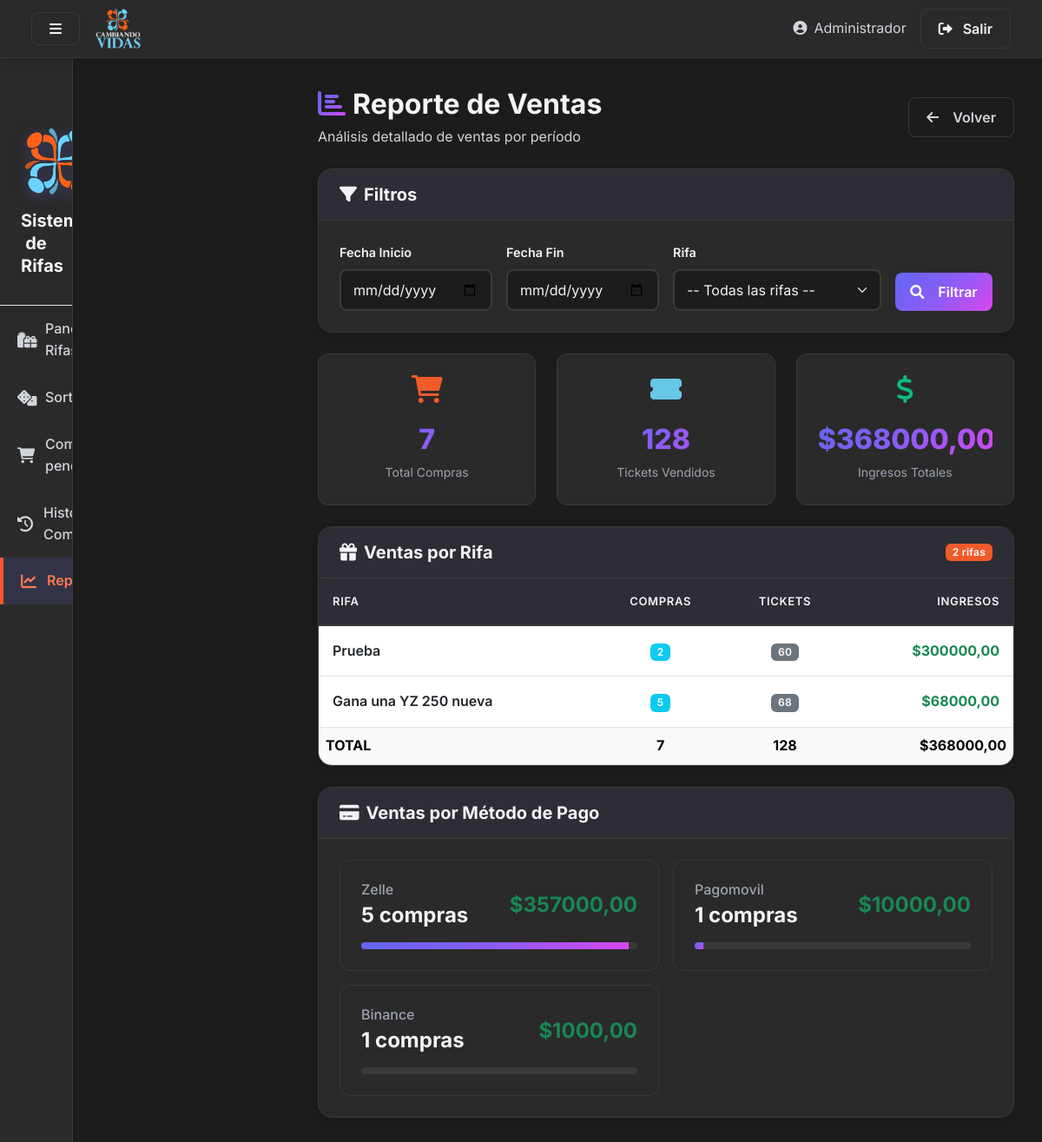
The page /app2/reportes/ventas/ (signed in) on the database its author committed.
### app1/models.py (models this page shows, shortened)
class Rifa(models.Model):
    titulo = models.CharField(max_length=200)
    descripcion = models.TextField(blank=True)
    fecha_sorteo = models.DateField()
    total_tickets = models.PositiveIntegerField(default=100)
    precio = models.DecimalField(max_digits=10, decimal_places=2, default=0)
    winner_ticket = models.ForeignKey('Ticket', null=True, blank=True, on_delete=models.SET_NULL, related_name='won_rifa')
    class Meta:
        ordering = ['-fecha_sorteo', 'titulo']

class Compra(models.Model):
    ESTADO_CHOICES = [
        ('PENDIENTE', 'Pendiente'),
        ('CONFIRMADO', 'Confirmado'),
        ('RECHAZADO', 'Rechazado'),
    ]
    rifa = models.ForeignKey(Rifa, related_name='compras', on_delete=models.CASCADE)
    participante = models.ForeignKey(Participante, related_name='compras', on_delete=models.CASCADE)
    cantidad = models.PositiveIntegerField()
    monto = models.DecimalField(max_digits=12, decimal_places=2, default=0)
    metodo_pago = models.CharField(max_length=100, blank=True)
    comprobante = models.ImageField(upload_to='comprobantes/', blank=True, null=True)
    referencia = models.CharField(max_length=200, blank=True)
    estado = models.CharField(max_length=20, choices=ESTADO_CHOICES, default='PENDIENTE')
    creado_en = models.DateTimeField(auto_now_add=True)

### app2/views.py (the view, shortened to what this page needs)
# urls.py: path('reportes/ventas/', views.reporte_ventas, name='reporte_ventas'),
def reporte_ventas(request):
    user_id = request.session.get('user_admin_id')
    if not user_id:
        messages.error(request, 'Debe iniciar sesión primero')
        return redirect('login')
    fecha_inicio = request.GET.get('fecha_inicio')
    fecha_fin = request.GET.get('fecha_fin')
    rifa_id = request.GET.get('rifa_id')
    if fecha_inicio:
        from datetime import datetime
        try:
            fecha_inicio = datetime.strptime(fecha_inicio, '%Y-%m-%d')
        except ValueError:
            fecha_inicio = None
    reporte = admin_crud.obtener_reporte_ventas(
        fecha_inicio=fecha_inicio,
        fecha_fin=fecha_fin,
        rifa_id=rifa_id
    )
    rifas = Rifa.objects.all().order_by('-fecha_sorteo')
    context = {
        'reporte': reporte,
        'rifas': rifas,
        'filtros': {
            'fecha_inicio': request.GET.get('fecha_inicio', ''),
            'fecha_fin': request.GET.get('fecha_fin', ''),
            'rifa_id': rifa_id
        }
    }
    return render(request, 'reporte_ventas.html', context)

### app2/templates/reporte_ventas.html (shortened to what this page needs)
{% load static %}
<!DOCTYPE html>
<html lang="es">
<head>
    <link href="https://cdn.jsdelivr.net/npm/bootstrap@5.3.0/dist/css/bootstrap.min.css" rel="stylesheet">
    <link rel="stylesheet" href="https://cdnjs.cloudflare.com/ajax/libs/font-awesome/6.0.0/css/all.min.css">
    <link rel="stylesheet" href="{% static 'css/paneles-style.css' %}">
</head>
<body>
    <nav class="navbar navbar-expand-lg navbar-dark">
      <div class="container-fluid">
        <button class="btn btn-outline-light me-3" id="sidebarToggle">
          <i class="fas fa-bars"></i>
        </button>
        <img src="{% static 'images/cambiando-vidas.png' %}" alt="Logo" height="50" class="me-2">
        <div class="ms-auto d-flex align-items-center">
          <span class="text-secondary me-3 d-none d-md-inline">
            <i class="fas fa-user-circle me-2"></i>Administrador
          </span>
          <a href="{% url 'login' %}" class="btn btn-outline-light">
            <i class="fas fa-sign-out-alt"></i>
            <span class="d-none d-md-inline ms-1">Salir</span>
          </a>
        </div>
      </div>
    </nav>
    <div class="d-flex" id="wrapper" style="min-height:100vh;">
      <div id="sidebar-wrapper">
        <div class="sidebar-heading border-bottom">
          <img src="{% static 'images/logo-img.png' %}" alt="Logo" width="80" class="mb-2">
          <h5>Sistema de Rifas</h5>
        </div>
        <div class="list-group list-group-flush">
          <a href="{% url 'control' %}" class="list-group-item">
            <i class="fas fa-gifts"></i>
            <span>Panel Rifas</span>
          </a>
          <a href="{% url 'sorteos' %}" class="list-group-item">
            <i class="fas fa-dice"></i>
            <span>Sorteos</span>
          </a>
          <a href="{% url 'compras' %}" class="list-group-item">
            <i class="fas fa-shopping-cart"></i>
            <span>Compras pendientes</span>
          </a>
          <a href="{% url 'historial_compras' %}" class="list-group-item">
            <i class="fas fa-history"></i>
            <span>Historial Compras</span>
          </a>
          <a href="{% url 'reportes' %}" class="list-group-item active">
            <i class="fas fa-chart-line"></i>
            <span>Reportes</span>
          </a>
        </div>
      </div>
      <div class="flex-grow-1" id="page-content-wrapper">
        <div class="mb-4 d-flex justify-content-between align-items-center">
          <div>
            <h2 class="mb-1">
              <i class="fas fa-chart-bar me-2 text-gradient"></i>Reporte de Ventas
            </h2>
            <p class="text-secondary mb-0">Análisis detallado de ventas por período</p>
          </div>
          <a href="{% url 'reportes' %}" class="btn btn-outline-secondary">
            <i class="fas fa-arrow-left me-2"></i>Volver
          </a>
        </div>
        <div class="card mb-4">
          <div class="card-header">
            <h5 class="mb-0"><i class="fas fa-filter me-2"></i>Filtros</h5>
          </div>
          <div class="card-body">
            <form method="get" id="filtroForm">
              <div class="row g-3">
                <div class="col-md-3">
                  <label class="form-label">Fecha Inicio</label>
                  <input type="date" name="fecha_inicio" class="form-control"
                         value="{{ filtros.fecha_inicio }}">
                </div>
                <div class="col-md-3">
                  <label class="form-label">Fecha Fin</label>
                  <input type="date" name="fecha_fin" class="form-control"
                         value="{{ filtros.fecha_fin }}">
                </div>
                <div class="col-md-4">
                  <label class="form-label">Rifa</label>
                  <select name="rifa_id" class="form-select">
                    <option value="">-- Todas las rifas --</option>
                  </select>
                </div>
                <div class="col-md-2 d-flex align-items-end">
                  <button type="submit" class="btn btn-primary w-100">
                    <i class="fas fa-search me-2"></i>Filtrar
                  </button>
                </div>
              </div>
            </form>
          </div>
        </div>
        <div class="row g-4 mb-4">
          <div class="col-md-4">
            <div class="stat-card text-center">
              <i class="fas fa-shopping-cart fa-2x mb-3" style="color: var(--primary);"></i>
              <div class="stat-number">{{ reporte.totales.total_compras|default:0 }}</div>
              <small class="text-muted">Total Compras</small>
            </div>
          </div>
          <div class="col-md-4">
            <div class="stat-card text-center">
              <i class="fas fa-ticket-alt fa-2x mb-3" style="color: var(--secondary);"></i>
              <div class="stat-number">{{ reporte.totales.total_tickets|default:0 }}</div>
              <small class="text-muted">Tickets Vendidos</small>
            </div>
          </div>
          <div class="col-md-4">
            <div class="stat-card text-center">
              <i class="fas fa-dollar-sign fa-2x mb-3" style="color: var(--accent-success);"></i>
              <div class="stat-number">${{ reporte.totales.total_ingresos|default:0|floatformat:2 }}</div>
              <small class="text-muted">Ingresos Totales</small>
            </div>
          </div>
        </div>
        <div class="card mb-4">
          <div class="card-header d-flex justify-content-between align-items-center">
            <h5 class="mb-0"><i class="fas fa-gift me-2"></i>Ventas por Rifa</h5>
            <span class="badge bg-primary">{{ reporte.por_rifa|length }} rifas</span>
          </div>
          <div class="card-body p-0">
            <div class="table-responsive">
              <table class="table table-hover mb-0">
                <thead>
                  <tr>
                    <th>Rifa</th>
                    <th class="text-center">Compras</th>
                    <th class="text-center">Tickets</th>
                    <th class="text-end">Ingresos</th>
                  </tr>
                </thead>
                <tbody>
                  {% for item in reporte.por_rifa %}
                  <tr>
                    <td class="fw-semibold">{{ item.rifa__titulo }}</td>
                    <td class="text-center">
                      <span class="badge bg-info">{{ item.compras }}</span>
                    </td>
                    <td class="text-center">
                      <span class="badge bg-secondary">{{ item.tickets_vendidos }}</span>
                    </td>
                    <td class="text-end fw-bold text-success">
                      ${{ item.ingresos|floatformat:2 }}
                    </td>
                  </tr>
                  {% endfor %}
                </tbody>
                {% if reporte.por_rifa %}
                <tfoot class="table-light">
                  <tr>
                    <th>TOTAL</th>
                    <th class="text-center">{{ reporte.totales.total_compras }}</th>
                    <th class="text-center">{{ reporte.totales.total_tickets }}</th>
                    <th class="text-end">${{ reporte.totales.total_ingresos|floatformat:2 }}</th>
                  </tr>
                </tfoot>
                {% endif %}
              </table>
            </div>
          </div>
        </div>
        <div class="card">
          <div class="card-header">
            <h5 class="mb-0"><i class="fas fa-credit-card me-2"></i>Ventas por Método de Pago</h5>
          </div>
          <div class="card-body">
            {% if reporte.por_metodo %}
            <div class="row g-3">
              {% for metodo in reporte.por_metodo %}
              <div class="col-md-6">
                <div class="stat-card">
                  <div class="d-flex justify-content-between align-items-center">
                    <div>
                      <h6 class="text-muted mb-1">{{ metodo.metodo_pago }}</h6>
                      <h4 class="mb-0">{{ metodo.compras }} compras</h4>
                    </div>
                    <div class="text-end">
                      <h4 class="mb-0 text-success">${{ metodo.ingresos|floatformat:2 }}</h4>
                    </div>
                  </div>
                  <div class="progress mt-3" style="height: 8px;">
                    <div class="progress-bar" role="progressbar"
                         style="width: {% widthratio metodo.ingresos reporte.totales.total_ingresos 100 %}%; background: var(--gradient-primary);">
                    </div>
                  </div>
                </div>
              </div>
              {% endfor %}
            </div>
            {% else %}
            <div class="text-center py-5 text-muted">
              <i class="fas fa-chart-pie fa-3x mb-3 d-block"></i>
              <p>No hay datos de métodos de pago para mostrar</p>
            </div>
            {% endif %}
          </div>
        </div>
      </div>
    </div>
</body>
</html>

### app2/templates/reporte_ventas.html (style rules this page uses)
.stat-card { background: var(--dark-surface); border: 1px solid var(--dark-border); border-radius: var(--radius-lg); padding: 1.5rem; transition: var(--transition); }
.stat-number { font-size: 2rem; font-weight: 800; background: var(--gradient-primary); -webkit-background-clip: text; -webkit-text-fill-color: transparent; }

### rows shown on the page
Rifa: rifa__titulo "Gana una YZ 250 nueva", compras "5", tickets_vendidos "68", ingresos "68000,00"
Compra: metodo_pago "Binance", compras "1", ingresos "1000,00"

### other values the page prints
{{ reporte.totales.total_compras|default:0 }} "7"
{{ reporte.totales.total_tickets|default:0 }} "128"
{{ reporte.totales.total_ingresos|default:0|floatformat:2 }} "368000,00"
{{ reporte.por_rifa|length }} "2"
{{ item.rifa__titulo }} "Prueba"
{{ item.compras }} "2"
{{ item.tickets_vendidos }} "60"
{{ item.ingresos|floatformat:2 }} "300000,00"
{{ reporte.totales.total_compras }} "7"
{{ reporte.totales.total_tickets }} "128"
{{ reporte.totales.total_ingresos|floatformat:2 }} "368000,00"
{{ metodo.metodo_pago }} "Zelle" "Pagomovil"
{{ metodo.compras }} "5" "1"
{{ metodo.ingresos|floatformat:2 }} "357000,00" "10000,00"
